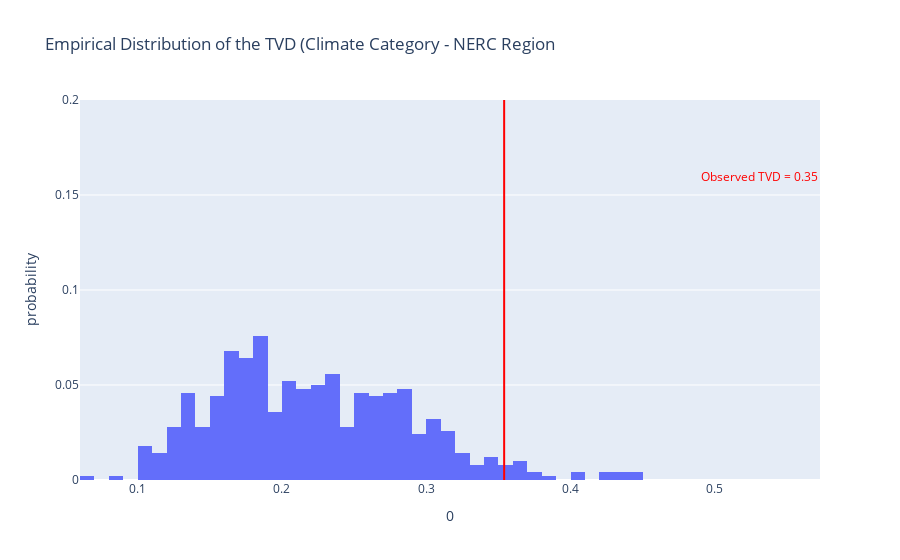

The notebook cell this image was saved under:
### Code cell
fig = px.histogram(pd.DataFrame(tvds), x=0, nbins=50, histnorm='probability', 
                   title='Empirical Distribution of the TVD (Climate Category - NERC Region')
fig.add_vline(x=observed_tvd, line_color='red')
fig.add_annotation(text=f'<span style="color:red">Observed TVD = {round(observed_tvd, 2)}</span>',
                   x=1.5 * observed_tvd, showarrow=False, y=0.16)
fig.update_layout(yaxis_range=[0, 0.2])

### Figure 1 — Plotly figure (JSON) as saved in the notebook; plotly's stock layout.template omitted (floating-point values rounded to 4 significant figures; data arrays with more than 128 entries replaced by an {"elided": "..."} marker saying what was removed)
{"data": [{"alignmentgroup": "True", "bingroup": "x", "histnorm": "probability", "hovertemplate": "0=%{x}<br>probability=%{y}<extra></extra>", "legendgroup": "", "marker": {"color": "#636efa", "pattern": {"shape": ""}}, "name": "", "nbinsx": 50, "offsetgroup": "", "orientation": "v", "showlegend": false, "type": "histogram", "x": {"elided": "500 float values"}, "xaxis": "x", "yaxis": "y"}], "layout": {"annotations": [{"showarrow": false, "text": "<span style=\"color:red\">Observed TVD = 0.35</span>", "x": 0.531, "y": 0.16}], "barmode": "relative", "legend": {"tracegroupgap": 0}, "shapes": [{"line": {"color": "red"}, "type": "line", "x0": 0.354, "x1": 0.354, "xref": "x", "y0": 0, "y1": 1, "yref": "y domain"}], "title": {"text": "Empirical Distribution of the TVD (Climate Category - NERC Region"}, "xaxis": {"anchor": "y", "domain": [0, 1], "title": {"text": "0"}}, "yaxis": {"anchor": "x", "domain": [0, 1], "range": [0, 0.2], "title": {"text": "probability"}}}}
